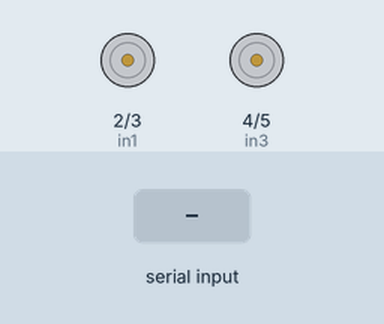
This sketch was run on a simulated Arduino Uno, built with avr-gcc and run on an emulated ATmega328P. On the bench: motor-driver pin pairs drawn as motors (green arrow = first pin HIGH = forward, orange = second pin HIGH = backward, longer = more drive). Inputs (shaded band) come from the test bench. What the sketch prints to the serial monitor is not drawn.

Above: at 1.2 s.
1.3 s: "1" received over the second serial link
At 2.6 s:
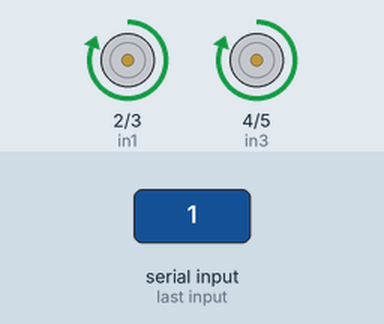
3.0 s: "2" received over the second serial link
At 3.25 s:
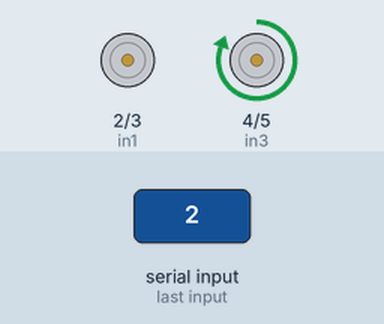
4.9 s: "3" received over the second serial link
At 5.15 s:
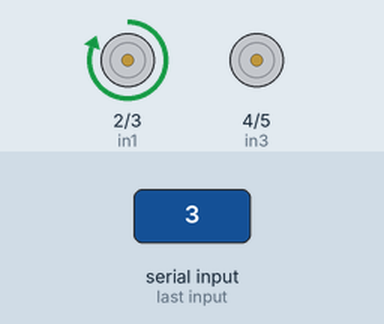
6.8 s: "0" received over the second serial link
At 7.6 s:
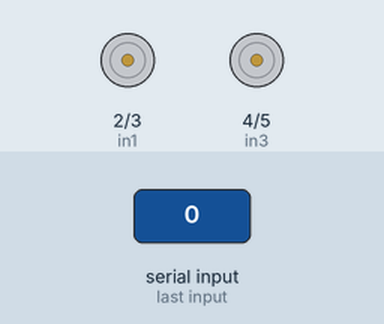
Timing chart, 0 to 9.4 s (numbered marks = the images above; inputs shaded):
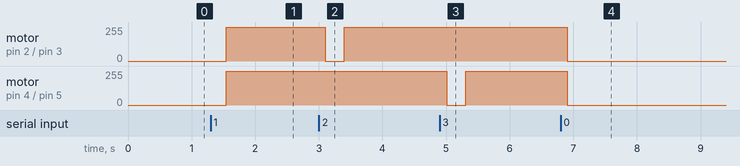

Measured:
- after the input at 1.3 s, motor on pin 2 (in1) / pin 3 (in2), motor on pin 4 (in3) / pin 5 (in4): stopped → forward 255/255 after 0.25 s
- after the input at 3.0 s, motor on pin 2 (in1) / pin 3 (in2): forward 255/255 → stopped after 0.10 s, → forward 255/255 0.30 s later
- after the input at 4.9 s, motor on pin 4 (in3) / pin 5 (in4): forward 255/255 → stopped after 0.11 s, → forward 255/255 0.30 s later
- after the input at 6.8 s, motor on pin 2 (in1) / pin 3 (in2), motor on pin 4 (in3) / pin 5 (in4): forward 255/255 → stopped after 0.10 s

The sketch:

bluetooth_controlled_car.ino
```cpp
#include <SoftwareSerial.h>
#include <Servo.h>
//#include <LiquidCrystal.h>

SoftwareSerial EEBlue(10, 11 );// RX | TX
Servo myservo;
//const int rs = 12, en = 13, d4 = 9, d5 = 8, d6 = 7, d7 = 6;
//LiquidCrystal lcd(rs, en, d4, d5, d6, d7);

char bluetooth();
void str();
void stp();
void left();
void right();
const int in1 =  2;
const int in2 =  3;
const int in3 =  4;
const int in4 =  5;

void setup() {
  Serial.begin(9600);
  EEBlue.begin(9600);
  Serial.println("The bluetooth gates are open.\n Connect to HC-05 from any other bluetooth device with 1234 as pairing key!.");
  pinMode(in1, OUTPUT);
  pinMode(in2, OUTPUT);
  pinMode(in3, OUTPUT);
  pinMode(in4, OUTPUT);
}

void loop() {
  //lcd.begin(16, 2);
  //lcd.write("   Hello World!");
  delay(100);
  lab:
  char a=bluetooth();
  if(a=='1'){
    Serial.write("start");
    delay(100);
    while(1){
      str();
      char a=bluetooth();
      if(a=='2')
        left();
      else if(a=='3')
        right();
      else if(a=='0'){
        stp();
        goto lab;
       }
     }
    delay(10);
  }
}

char bluetooth(){
  char temp;
  if (EEBlue.available()){
    temp=EEBlue.read();
    Serial.write(temp);
    delay(100);
  }
  if (Serial.available())
    EEBlue.write(Serial.read());
  return temp;
}

void left(){
  //lcd.write("  Turning Left");
  //delay(50);
  digitalWrite(in1, LOW);
  digitalWrite(in2, LOW);
  digitalWrite(in3, HIGH);
  digitalWrite(in4, LOW);
  delay(300);
  }

void right(){
  //lcd.write(" Turning Right");
  //delay(50);
  digitalWrite(in1, HIGH);
  digitalWrite(in2, LOW);
  digitalWrite(in3, LOW);
  digitalWrite(in4, LOW);
  delay(300);
}
void stp(){
  //lcd.write("    Stopped");
  //delay(50);
  digitalWrite(in1, LOW);
  digitalWrite(in2, LOW);
  digitalWrite(in3, LOW);
  digitalWrite(in4, LOW);
  delay(10);
}
void str(){
  //lcd.write("       ^_^");
  //delay(50);
  digitalWrite(in1, HIGH);
  digitalWrite(in2, LOW);
  digitalWrite(in3, HIGH);
  digitalWrite(in4, LOW);
  delay(10);
}
```
